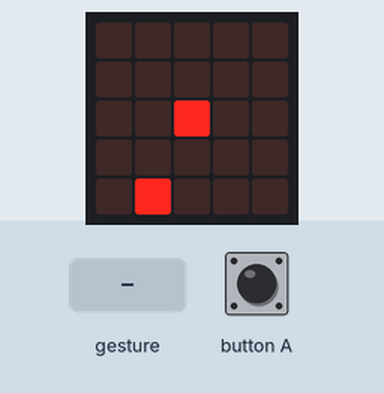
A program run on a simulated BBC micro:bit (MakeCode). Shown: the board's 5×5 LED display. The test bench sets the inputs (shaded band). Random numbers come from a fixed seed; a tilt is held for 1.5 s and a shake lasts 1 s, then the board lies face up again; the short countdown, score and lost-life animations are approximate.

Above: at 1.2 s.
1.3 s: gesture 'tilt left'
At 1.9 s:
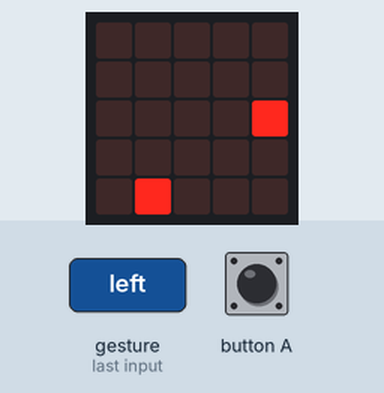
3.1 s: gesture 'tilt right'
At 4.5 s:
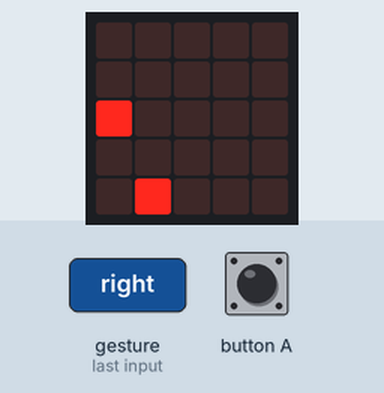
5.3 s: gesture 'logo up'
At 6.0 s:
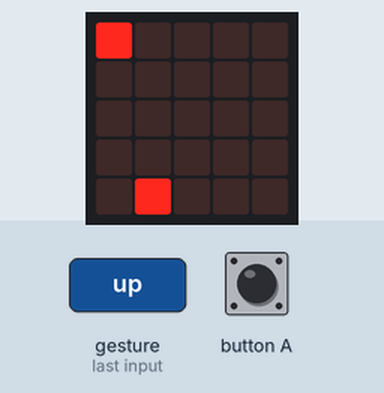
7.1 s: gesture 'logo down'
At 8.2 s:
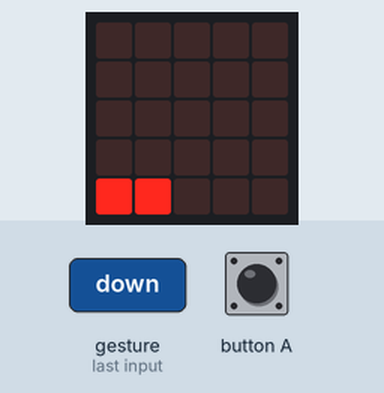
9.3 s: gesture 'tilt left'
At 11.0 s:
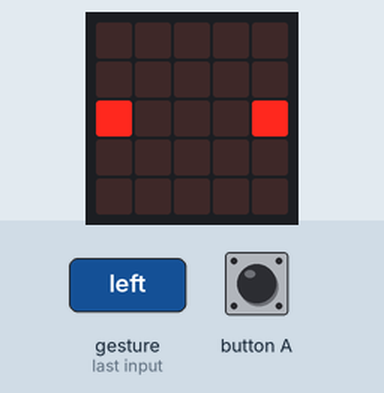
11.3 s: gesture 'tilt right'
At 13.1 s:
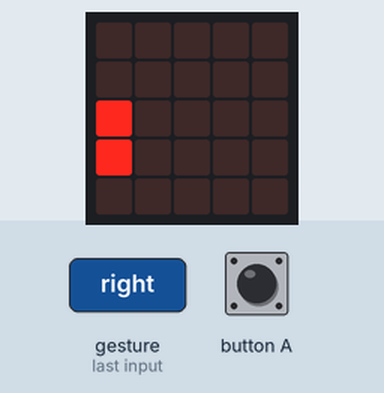
Timing chart, 0 to 14.6 s (numbered marks = the images above; inputs shaded):
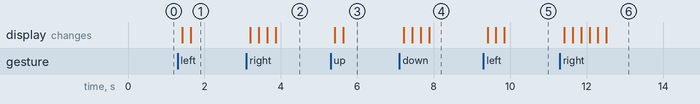

Measured:
- after the input at 1.3 s, the display: first changes after 0.12 s (image 1 shows a later state)
- after the input at 3.1 s, the display: first changes after 0.10 s (image 2 shows a later state)
- after the input at 5.3 s, the display: first changes after 0.11 s (image 3 shows a later state)
- after the input at 7.1 s, the display: first changes after 0.12 s (image 4 shows a later state)
- after the input at 9.3 s, the display: first differs from a run without the input after 0.11 s (image 5 shows a later state)
- after the input at 11.3 s, the display: first changes after 0.11 s (image 6 shows a later state)

The program:

main.ts
```typescript
input.onButtonPressed(Button.A, function () {
    game.gameOver()
})
let 主角 = game.createSprite(2, 2)
let 目標 = game.createSprite(randint(0, 4), randint(0, 4))
game.setScore(0)
basic.forever(function () {
    if (input.isGesture(Gesture.TiltLeft)) {
        主角.change(LedSpriteProperty.X, 1)
        basic.pause(200)
    } else if (input.isGesture(Gesture.TiltRight)) {
        主角.change(LedSpriteProperty.X, -1)
        basic.pause(200)
    } else if (input.isGesture(Gesture.LogoUp)) {
        主角.change(LedSpriteProperty.Y, -1)
        basic.pause(200)
    } else if (input.isGesture(Gesture.LogoDown)) {
        主角.change(LedSpriteProperty.Y, 1)
        basic.pause(200)
    }
})
basic.forever(function () {
    if (主角.isTouching(目標)) {
        game.addScore(1)
        主角.delete()
        目標.delete()
        主角 = game.createSprite(2, 2)
        目標 = game.createSprite(randint(0, 4), randint(0, 4))
    }
})
```

test.ts
```typescript
// 在這裡測試；當此封包作為擴充功能時，將不會編譯此內容。
```
